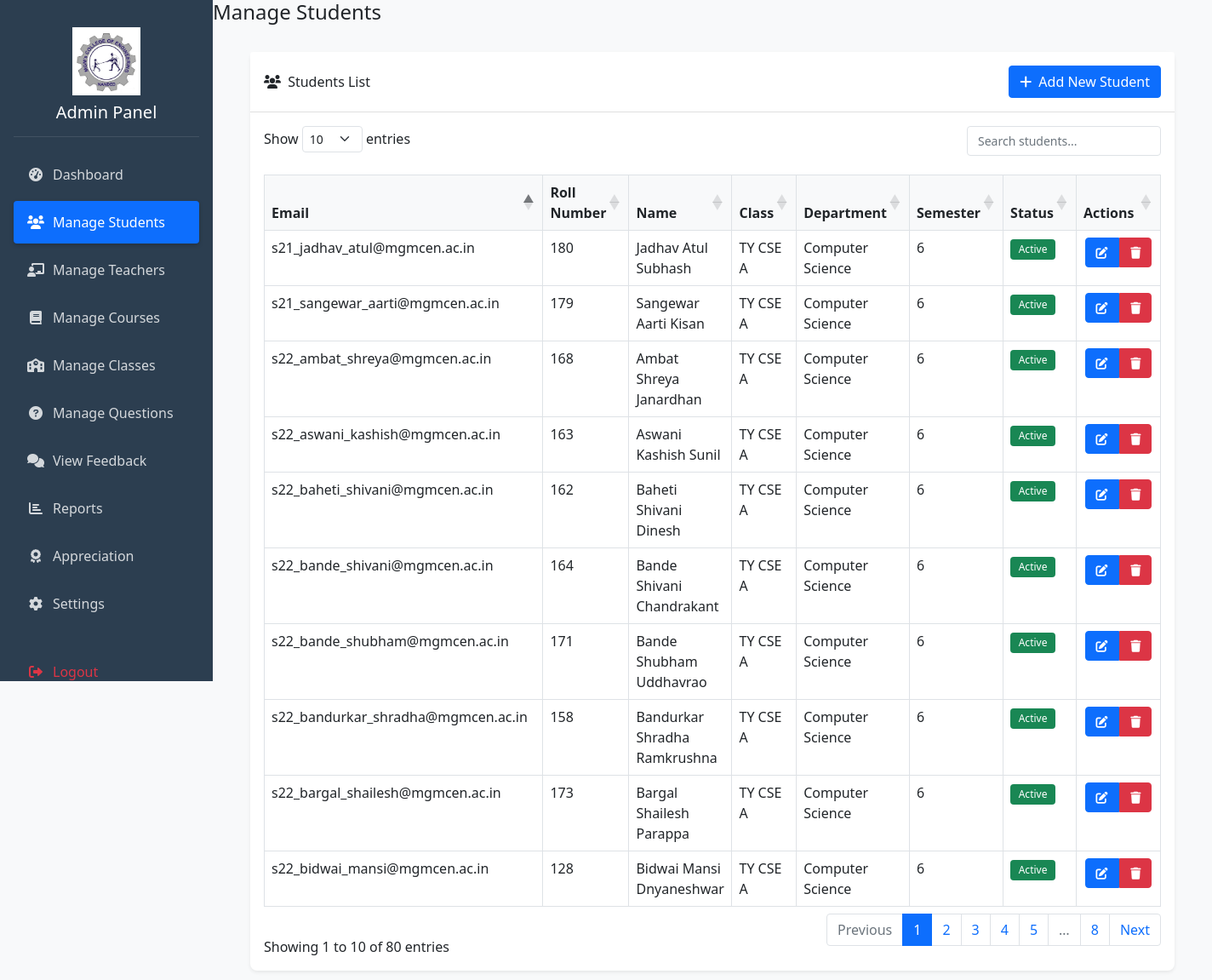
The app's page /admin/manage_students.php (signed in) with its own data.
### tables this page shows
CREATE TABLE `students` (
  `id` int(11) NOT NULL,
  `email` varchar(100) NOT NULL,
  `roll_number` varchar(50) NOT NULL,
  `password` varchar(255) NOT NULL,
  `full_name` varchar(100) NOT NULL,
  `class_id` int(11) DEFAULT NULL,
  `is_active` tinyint(1) DEFAULT 1,
  `created_at` timestamp NOT NULL DEFAULT current_timestamp()
);

CREATE TABLE `classes` (
  `id` int(11) NOT NULL,
  `class_name` varchar(100) NOT NULL,
  `department` varchar(100) DEFAULT NULL,
  `year_of_study` int(11) DEFAULT NULL,
  `semester` varchar(20) DEFAULT NULL,
  `academic_year` varchar(20) DEFAULT NULL,
  `created_at` timestamp NOT NULL DEFAULT current_timestamp()
);

### admin/manage_students.php (the view, shortened to what this page needs)
<?php
require_once 'config.php';
$result = $conn->query("SELECT s.*, c.class_name, c.department, c.semester
                       FROM students s
                       LEFT JOIN classes c ON s.class_id = c.id
                       ORDER BY s.email");
$students = $result->fetch_all(MYSQLI_ASSOC);
include 'header.php';
?>
<div class="container-fluid">
    <div class="card mb-4">
        <div class="card-header d-flex justify-content-between align-items-center">
            <div>
                <i class="fas fa-users me-1"></i>
                Students List
            </div>
            <button type="button" class="btn btn-primary" data-bs-toggle="modal" data-bs-target="#studentModal">
                <i class="fas fa-plus me-1"></i> Add New Student
            </button>
        </div>
        <div class="card-body">
            <div class="table-responsive">
                <table id="studentsTable" class="table table-bordered table-hover">
                    <thead>
                        <tr>
                            <th>Email</th>
                            <th>Roll Number</th>
                            <th>Name</th>
                            <th>Class</th>
                            <th>Department</th>
                            <th>Semester</th>
                            <th>Status</th>
                            <th>Actions</th>
                        </tr>
                    </thead>
                    <tbody>
                        <?php foreach ($students as $student): ?>
                        <tr>
                            <td><?php echo htmlspecialchars($student['email']); ?></td>
                            <td><?php echo htmlspecialchars($student['roll_number']); ?></td>
                            <td><?php echo htmlspecialchars($student['full_name']); ?></td>
                            <td><?php echo htmlspecialchars($student['class_name']); ?></td>
                            <td><?php echo htmlspecialchars($student['department']); ?></td>
                            <td><?php echo htmlspecialchars($student['semester']); ?></td>
                            <td>
                                <span class="badge bg-<?php echo $student['is_active'] ? 'success' : 'danger'; ?>">
                                    <?php echo $student['is_active'] ? 'Active' : 'Inactive'; ?>
                                </span>
                            </td>
                            <td>
                                <div class="btn-group" role="group">
                                    <button type="button" class="btn btn-sm btn-primary edit-student"
                                            data-id="<?php echo $student['id']; ?>"
                                            data-roll="<?php echo htmlspecialchars($student['roll_number']); ?>"
                                            data-name="<?php echo htmlspecialchars($student['full_name']); ?>"
                                            data-email="<?php echo htmlspecialchars($student['email']); ?>"
                                            data-class="<?php echo $student['class_id']; ?>"
                                            data-active="<?php echo $student['is_active']; ?>">
                                        <i class="fas fa-edit"></i>
                                    </button>
                                    <button type="button" class="btn btn-sm btn-danger delete-student"
                                            data-id="<?php echo $student['id']; ?>"
                                            data-name="<?php echo htmlspecialchars($student['full_name']); ?>">
                                        <i class="fas fa-trash"></i>
                                    </button>
                                </div>
                            </td>
                        </tr>
                        <?php endforeach; ?>
                    </tbody>
                </table>
            </div>
        </div>
    </div>
</div>
<?php include 'footer.php'; ?>

### admin/header.php (style rules this page uses)
:root { --sidebar-width: 250px; --header-height: 60px; --primary-color: #2c3e50; --secondary-color: #34495e; }
body { min-height: 100vh; display: flex; background-color: #f8f9fa; overflow-x: hidden; padding: 0; margin: 0; }
.card { box-shadow: 0 0.125rem 0.25rem rgba(0, 0, 0, 0.075); margin-bottom: 1.5rem; border: none; border-radius: 0.5rem; }
.card-header { background-color: white; border-bottom: 1px solid rgba(0, 0, 0, 0.125); padding: 1rem; border-radius: 0.5rem 0.5rem 0 0; }
.table { margin-bottom: 0; }
.table th { background-color: #f8f9fa; border-bottom: 2px solid #dee2e6; font-weight: 600; }
.btn { border-radius: 0.25rem; padding: 0.375rem 0.75rem; font-weight: 500; transition: all 0.2s ease; }
.btn-group > .btn { margin: 0 0.1rem; }
.badge { padding: 0.5em 0.8em; font-weight: 500; }

### records on screen
students: email "s21_jadhav_atul@mgmcen.ac.in", roll_number "180", full_name "Jadhav Atul Subhash", class.class_name "TY CSE A", class.department "Computer Science", class.semester "6", is_active "Active"
students: email "s21_sangewar_aarti@mgmcen.ac.in", roll_number "179", full_name "Sangewar Aarti Kisan", class.class_name "TY CSE A", class.department "Computer Science", class.semester "6", is_active "Active"
students: email "s22_ambat_shreya@mgmcen.ac.in", roll_number "168", full_name "Ambat Shreya Janardhan", class.class_name "TY CSE A", class.department "Computer Science", class.semester "6", is_active "Active"
students: email "s22_aswani_kashish@mgmcen.ac.in", roll_number "163", full_name "Aswani Kashish Sunil", class.class_name "TY CSE A", class.department "Computer Science", class.semester "6", is_active "Active"
students: email "s22_baheti_shivani@mgmcen.ac.in", roll_number "162", full_name "Baheti Shivani Dinesh", class.class_name "TY CSE A", class.department "Computer Science", class.semester "6", is_active "Active"
students: email "s22_bande_shivani@mgmcen.ac.in", roll_number "164", full_name "Bande Shivani Chandrakant", class.class_name "TY CSE A", class.department "Computer Science", class.semester "6", is_active "Active"
students: email "s22_bande_shubham@mgmcen.ac.in", roll_number "171", full_name "Bande Shubham Uddhavrao", class.class_name "TY CSE A", class.department "Computer Science", class.semester "6", is_active "Active"
students: email "s22_bandurkar_shradha@mgmcen.ac.in", roll_number "158", full_name "Bandurkar Shradha Ramkrushna", class.class_name "TY CSE A", class.department "Computer Science", class.semester "6", is_active "Active"
students: email "s22_bargal_shailesh@mgmcen.ac.in", roll_number "173", full_name "Bargal Shailesh Parappa", class.class_name "TY CSE A", class.department "Computer Science", class.semester "6", is_active "Active"
students: email "s22_bidwai_mansi@mgmcen.ac.in", roll_number "128", full_name "Bidwai Mansi Dnyaneshwar", class.class_name "TY CSE A", class.department "Computer Science", class.semester "6", is_active "Active"
